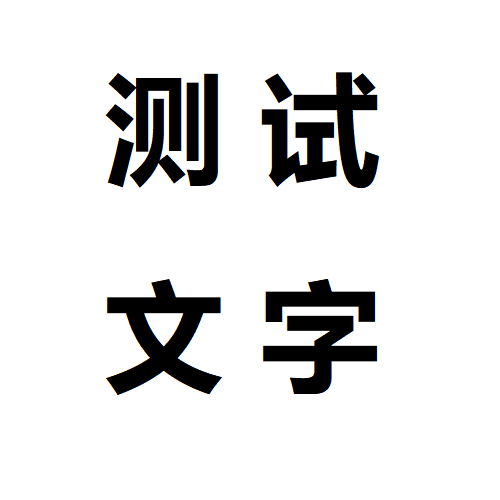
#> input picture pic.png, 500 x 500 px
$ python Actions.py pic.png
#> lines starting #> are read from the running program, lines starting #| are printed output that depends on the picture
### ImageReader.py
import argparse
import os

import cv2 as cv
import numpy as np

__author__ = "vbcpascal"
__version__ = "1.0"

# modes of handling pinctures
MODE_NONE = 0
MODE_CONTOURS = 1
MODE_GRAY = 2


class ImageReader:
    def __init__(self, filename, work_size=1800):
        self.__work_size = work_size
        self.__mode = MODE_NONE
        self.__gray_image = self.__read_cvt_pic(filename)

    def __read_cvt_pic(self, filename):
#> called with filename = 'pic.png'
        print('Load image file:', filename)
        img = cv.imread(filename)
#> img is the input picture: shape (500, 500, 3); mean B, G, R 227.4, 227.4, 227.4
        img = cv.cvtColor(img, cv.COLOR_RGB2GRAY)
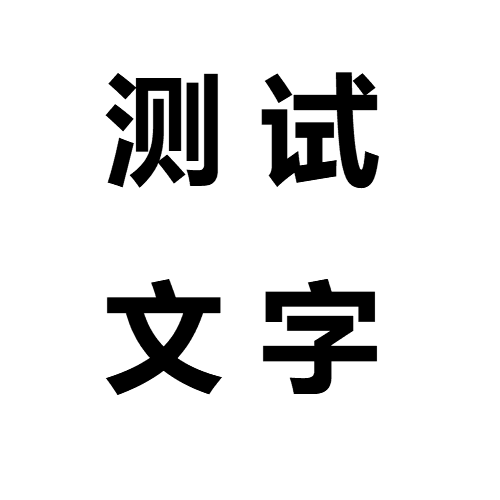
#> img: shape (500, 500); min 0, max 255, mean 227.4
        img = cv.resize(img, (self.__work_size, self.__work_size))
#> img: shape (1800, 1800)
        return img

    def set_mode(self, mode):
        self.__mode = mode
        self.__init_mode()

    def get_mode(self):
        return self.__mode

    def __init_mode(self):
        if self.__mode == MODE_NONE:
            pass
        elif self.__mode == MODE_CONTOURS:
            self.__contours, _ = self.__gen_contours()
        elif self.__mode == MODE_GRAY:
            self.__floyd_image = self.__gen_floyd()

    def __gen_contours(self):
        _, thresh = cv.threshold(self.__gray_image, 127, 255, 0)
        contours, hierarchy = cv.findContours(
            thresh, cv.RETR_TREE, cv.CHAIN_APPROX_SIMPLE)
        return contours[1:], hierarchy

    def get_contours(self):
        if self.__mode != MODE_CONTOURS:
            raise('The mode should be MODE_CONTOURS to get contours.')
        return self.__contours

    # [37 lines left out: functions __gen_floyd, get_floyd, test_draw_contours, __show_img, not called in this run]


# [12 lines that do not run on import are left out]

### Actions.py
import argparse
import os

import numpy as np

__author__ = "vbcpascal"
__version__ = "1.0"

# modes of actions
ACT_MOVE = 0
ACT_WORK = 1
ACT_OPEN_LASER = 2
ACT_CLOSE_LASER = 3


# a list of actions. each element is shown as [ACT, x, y] or [ACT]
class Actions:
    def __init__(self):
        self.work_list = []
        self.group_length = 0
        self.length = 0

    def push(self, action, point=None):
        if action == ACT_MOVE or action == ACT_WORK:
            self.work_list.append([action, point[0], point[1]])
        else:
            self.work_list.append([action])

    def clear(self):
        self.work_list.clear()
        self.group_length = 0

    def top_pop(self):
        act = self.work_list[0]
        self.work_list = self.work_list[1:]
        self.length -= 1
        if act[0] == ACT_CLOSE_LASER:
            self.group_length -= 1
        return act

    def get_len(self):
        return self.length

    def get_group_len(self):
        return self.group_length

    def empty(self):
        return self.work_list == []

    def save(self, filename):
        return np.save(filename, self.work_list)

    def load(self, filename):
        self.work_list = np.load(filename, allow_pickle=True)
        self.length = len(self.work_list)
        self.group_length = len(
            list(filter(lambda x: x[0] == ACT_CLOSE_LASER, self.work_list)))

    def add_contours(self, reader):
        import ImageReader as ir
        assert(reader.get_mode() == ir.MODE_CONTOURS)
        contours = reader.get_contours()
        self.group_length = len(contours)

        for contour in contours:
            start_point = contour[0][0]
            self.push(ACT_MOVE, start_point)
            self.push(ACT_OPEN_LASER)

            for point in contour[1:]:
                self.push(ACT_WORK, point[0])

            self.push(ACT_WORK, start_point)
            self.push(ACT_CLOSE_LASER)

        self.push(ACT_MOVE, [0, 0])
        self.length = len(self.work_list)


if __name__ == "__main__":
    import ImageReader as ir

    parser = argparse.ArgumentParser(
        description='Read pictures and save Actions to "./cache".')
    parser.add_argument('file', metavar='filename',
                        type=str, help='File name to read.')
    args = parser.parse_args()
    name = os.path.basename(args.file).split('.')[0]

    imr = ir.ImageReader(args.file)
    imr.set_mode(ir.MODE_CONTOURS)
    acts = Actions()
    acts.add_contours(imr)
    acts.save(os.path.join('cache', name + '.npy'))
#> (the run stopped early here; a loop or call above may not have finished)
